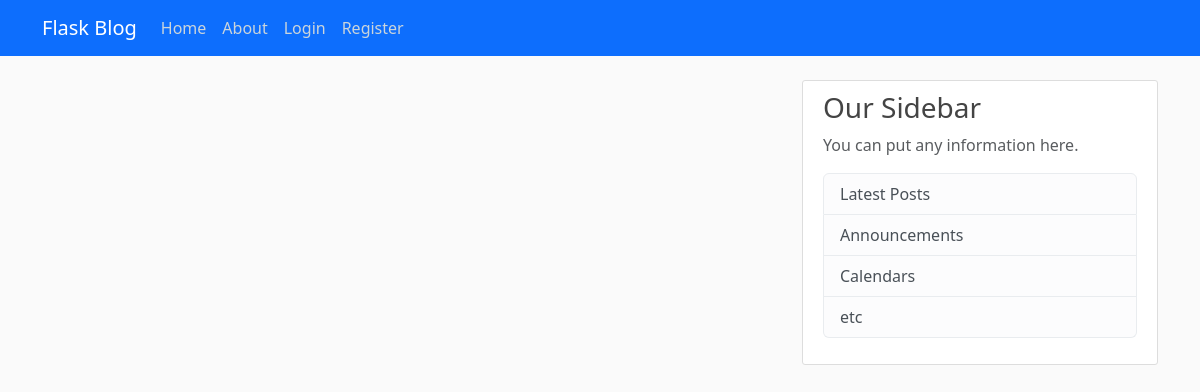
The app's page /, older data.
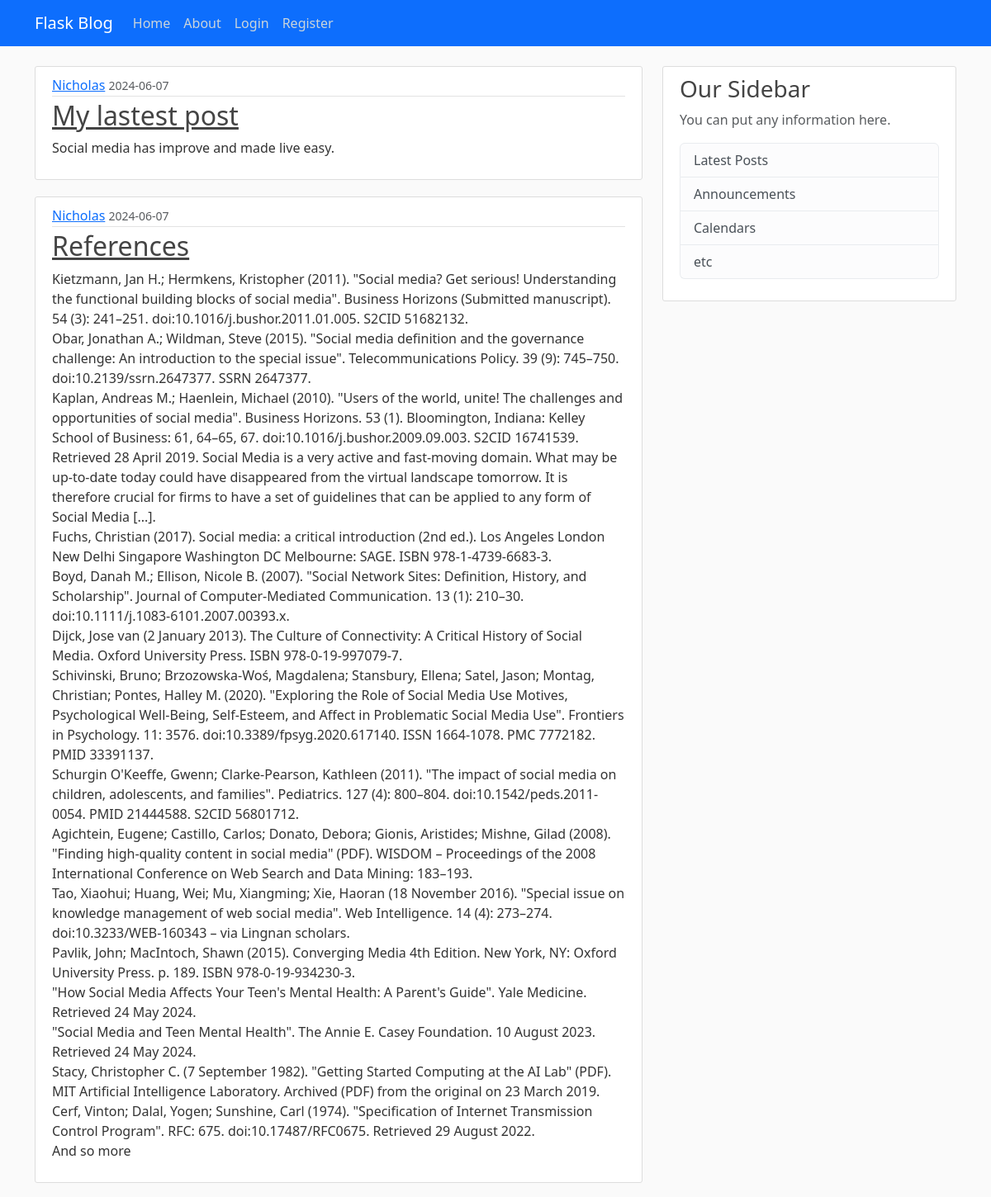
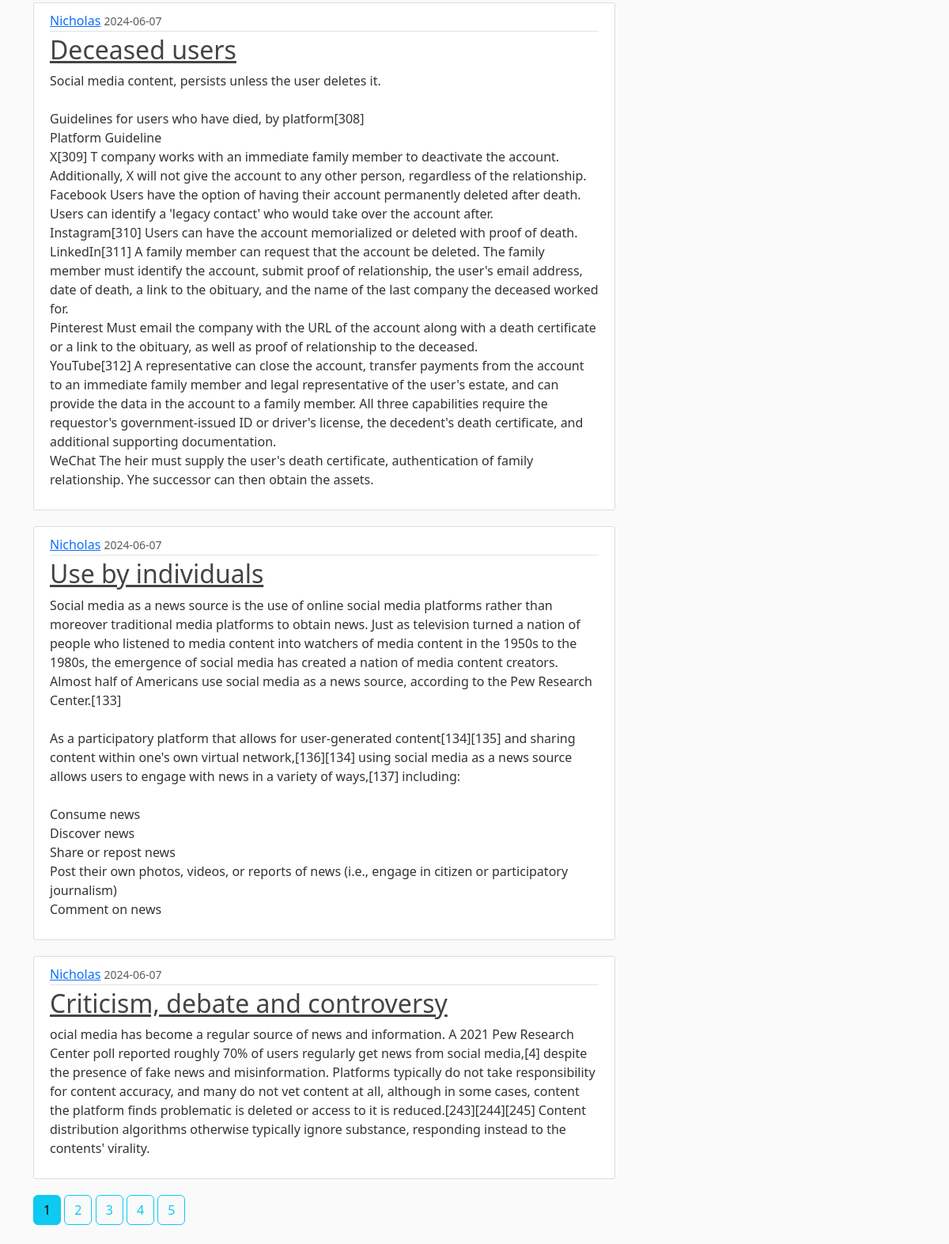
The same page, newer data (2 pictures, top to bottom).
### app/models.py (models this page shows, shortened)
class Post(db.Model):
    id = db.Column(db.Integer, primary_key=True)
    title = db.Column(db.String(100), nullable=False)
    content = db.Column(db.Text, nullable=False)
    date_posted = db.Column(db.DateTime, nullable=False, default=datetime.utcnow)
    user_id = db.Column(db.Integer, db.ForeignKey('user.id'), nullable=False)

class User(db.Model, UserMixin):
    id = db.Column(db.Integer, primary_key=True)
    username = db.Column(db.String(12), unique=True, nullable=False)
    email = db.Column(db.String(120), unique=True, nullable=False)
    image_file = db.Column(db.String(20), nullable=False, default='default.jpeg')
    password = db.Column(db.String(60), nullable=False)
    posts = db.relationship("Post", backref='author', lazy=True)

### app/routes.py (the view)
@app.route("/")
def home():
    page = request.args.get('page', 1, type=int)
    posts = Post.query.order_by(Post.date_posted.desc()).paginate(page=page, per_page=5)
    return render_template("home.html", posts=posts)

### app/templates/home.html
{% extends 'base.html' %}
{% block content %}
{% for post in posts.items %}
<article class="media content-section">
    <div class="media-body">
      <div class="article-metadata">
        <a class="mr-2" href="{{ url_for('user_posts', username = post.author.username)}}">{{ post.author.username }}</a>
        <small class="text-muted">{{ post.date_posted.strftime('%Y-%m-%d') }}</small>
      </div>
      <h2><a class="article-title" href="{{ url_for('post', post_id= post.id) }}">{{ post.title }}</a></h2>
      <p class="article-content">{{ post.content }}</p>
    </div>
  </article>
{% endfor %}
{% for page_num in posts.iter_pages() %}
{% if page_num %}
{% if posts.page == page_num %}
<a class="btn btn-info mb-4" href="{{ url_for('home', page =page_num) }}">{{ page_num }}</a>
{% else %}
<a class="btn btn-outline-info mb-4" href="{{ url_for('home', page =page_num) }}">{{ page_num }}</a>
{% endif %}
{%  else %}
...
{% endif %}
{% endfor %}
{% endblock %}

### app/templates/base.html (shortened to what this page needs)
<!DOCTYPE html>
<html lang="en">
<head>
    <link href="https://cdn.jsdelivr.net/npm/bootstrap@5.3.3/dist/css/bootstrap.min.css" rel="stylesheet">
    <link rel="stylesheet" type="text/css" href="{{ url_for('static', filename='main.css') }}">
</head>
<body>
    <header class="site-header">
        <nav class="navbar navbar-expand-md navbar-dark bg-primary fixed-top">
          <div class="container">
            <a class="navbar-brand mr-4" href="/">Flask Blog</a>
            <div class="collapse navbar-collapse" id="navbarToggle">
              <div class="navbar-nav mr-auto">
                <a class="nav-item nav-link" href="{{ url_for('home') }}">Home</a>
                <a class="nav-item nav-link" href="{{ url_for('about') }}">About</a>
              </div>
              <div class="navbar-nav">
                {% if current_user.is_authenticated %}
                <a class="nav-item nav-link" href="{{ url_for('new_post') }}">New post</a>
                <a class="nav-item nav-link" href="{{ url_for('logout') }}">Logout</a>
                <a class="nav-item nav-link" href="{{ url_for('account') }}">Account</a>
              {% else %}
                <a class="nav-item nav-link" href="{{ url_for('login') }}">Login</a>
                <a class="nav-item nav-link" href="{{ url_for('register') }}">Register</a>
                {% endif %}
              </div>
            </div>
          </div>
        </nav>
      </header>
      <main role="main" class="container">
        <div class="row">
          <div class="col-md-8">
         {% block content %}{% endblock %}
          </div>
          <div class="col-md-4">
            <div class="content-section">
              <h3>Our Sidebar</h3>
              <p class='text-muted'>You can put any information here.
                <ul class="list-group">
                  <li class="list-group-item list-group-item-light">Latest Posts</li>
                  <li class="list-group-item list-group-item-light">Announcements</li>
                  <li class="list-group-item list-group-item-light">Calendars</li>
                  <li class="list-group-item list-group-item-light">etc</li>
                </ul>
              </p>
            </div>
          </div>
        </div>
      </main>
</body>
</html>

### app/static/main.css (style rules this page uses)
body { background: #fafafa; color: #333333; margin-top: 5rem; }
h1, h2, h3, h4, h5, h6 { color: #444444; }
.site-header .navbar-nav .nav-link { color: #cbd5db; }
.content-section { background: #ffffff; padding: 10px 20px; border: 1px solid #dddddd; border-radius: 3px; margin-bottom: 20px; }
.article-title { color: #444444; }
.article-content { white-space: pre-line; }
.article-metadata { padding-bottom: 1px; margin-bottom: 4px; border-bottom: 1px solid #e3e3e3 }

Row changes from the older to the newer data that the page shows:
added Post: author.username "Nicholas", date_posted "2024-06-07", title "My lastest post", content "Social media has improve and made live easy."
added Post: author.username "Nicholas", date_posted "2024-06-07", title "References", content "Kietzmann, Jan H.; Hermkens, Kristopher (2011). \"Social media? Get serious! Understanding the functional building blocks of social media\". Business Horizons (Submitted manuscript). 54 (3): 241–251. doi:10.1016/j.bushor.2011.01.005. S2CID 51682132. Obar, Jonathan A.; Wildman, Steve (2015). \"Social media definition and the governance challenge: An introduction to the special issue\". Telecommunications Policy. 39 (9): 745–750. doi:10.2139/ssrn.2647377. SSRN 2647377. Kaplan, Andreas M.; Haenlein, Michael (2010). \"Users of the world, unite! The challenges and opportunities of social media\". Business Horizons. 53 (1). Bloomington, Indiana: Kelley School of Business: 61, 64–65, 67.…"
added Post: author.username "Nicholas", date_posted "2024-06-07", title "Deceased users", content "Social media content, persists unless the user deletes it. Guidelines for users who have died, by platform[308] Platform Guideline X[309] T company works with an immediate family member to deactivate the account. Additionally, X will not give the account to any other person, regardless of the relationship. Facebook Users have the option of having their account permanently deleted after death. Users can identify a 'legacy contact' who would take over the account after. Instagram[310] Users can have the account memorialized or deleted with proof of death. LinkedIn[311] A family member can request that the account be deleted. The family member must identify the account, submit proof of…"
added Post: author.username "Nicholas", date_posted "2024-06-07", title "Use by individuals", content "Social media as a news source is the use of online social media platforms rather than moreover traditional media platforms to obtain news. Just as television turned a nation of people who listened to media content into watchers of media content in the 1950s to the 1980s, the emergence of social media has created a nation of media content creators. Almost half of Americans use social media as a news source, according to the Pew Research Center.[133] As a participatory platform that allows for user-generated content[134][135] and sharing content within one's own virtual network,[136][134] using social media as a news source allows users to engage with news in a variety of ways,[137]…"
added Post: author.username "Nicholas", date_posted "2024-06-07", title "Criticism, debate and controversy", content "ocial media has become a regular source of news and information. A 2021 Pew Research Center poll reported roughly 70% of users regularly get news from social media,[4] despite the presence of fake news and misinformation. Platforms typically do not take responsibility for content accuracy, and many do not vet content at all, although in some cases, content the platform finds problematic is deleted or access to it is reduced.[243][244][245] Content distribution algorithms otherwise typically ignore substance, responding instead to the contents' virality."
Text that changed along with them:
new list line: "1"
new list line: "2"
new list line: "3"
new list line: "4"
new list line: "5"
